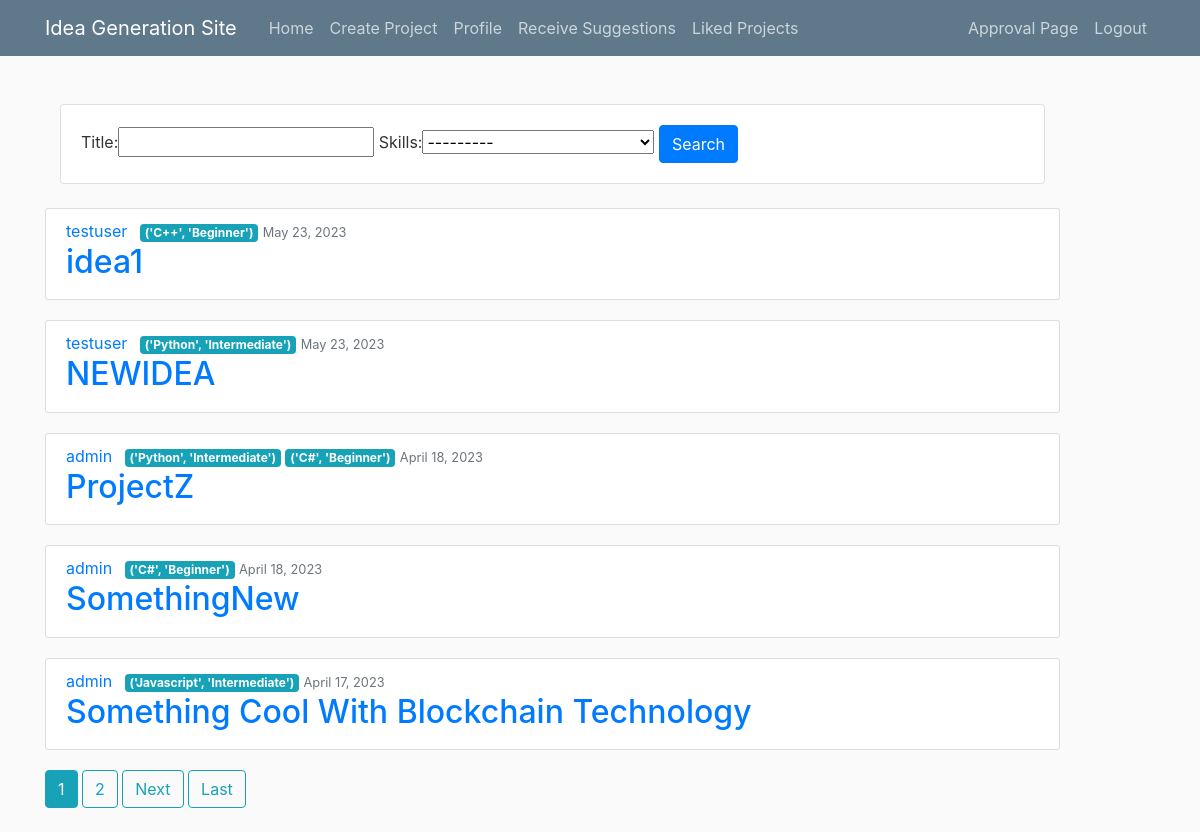
The app's page / (signed in) with its own data.
### users/models.py (models this page shows, shortened)
class Project(models.Model):
    title = models.CharField(max_length=100, verbose_name='Title')
    description = models.TextField(blank=True, verbose_name='Description')
    skills = models.ManyToManyField('Skill')
    date_posted = models.DateTimeField(default=timezone.now)
    author = models.ForeignKey(User, on_delete=models.CASCADE)
    likes = models.PositiveIntegerField(default=0)
    approved = models.BooleanField(default=False)  # New field for project approval

class Skill(models.Model):
    name = models.CharField(max_length=30, unique=False, verbose_name="Name of subject", default="name")     # Python, Django, etc
    expertise = models.CharField(max_length=30, unique=False, verbose_name="Skill level", default="Intermediate")     # Beginner, Intermediate, Skilled
    def __str__(self):
        return f'{self.name, self.expertise}'

### main/views.py (the view)
# urls.py: path('', ProjectListView.as_view(), name='home'),
class ProjectListView(FilterView):
    model = Project
    template_name = 'main/home.html'
    context_object_name = 'posts'
    ordering = ['-date_posted']
    paginate_by = 5
    filterset_class = ProjectFilter
    def get_queryset(self):
        queryset = super().get_queryset()
        filtered_queryset = self.filterset_class(self.request.GET, queryset=queryset).qs
        approved_queryset = filtered_queryset.filter(approved=True)
        if len(approved_queryset) == 0:
            messages.warning(self.request, "No approved projects found.")
        return approved_queryset

### main/templates/main/home.html (shortened to what this page needs)
{% extends "main/base.html" %}
{% block content %}
<br>
<div class="col">
    <div class="card card-body">
        <form method="get">
        {{ view.filterset.form }}
        <button class="btn btn-primary" type="submit">Search</button>
        </form>
    </div>
</div>
<br>
    {% for post in posts %}
        <article class="media content-section">
          <div class="media-body">
            <div class="article-metadata">
              <a class="mr-2" href="#">{{ post.author }}</a>
                {% for skill in post.skills.all %}
                <span class="badge badge-info">{{ skill }}</span>
                {% endfor %}
              <small class="text-muted">{{ post.date_posted|date:"F d, Y" }}</small>
            </div>
            <h2><a class="article-title" href="{% url 'post-detail' post.id %}">{{ post.title }}</a></h2>
          </div>
        </article>
    {% endfor %}
    {% if is_paginated %}
      {% for num in page_obj.paginator.page_range %}
        {% if page_obj.number == num %}
          <a class="btn btn-info mb-4" href="?page={{ num }}">{{ num }}</a>
        {% elif num > page_obj.number|add:'-3' and num < page_obj.number|add:'3' %}
          <a class="btn btn-outline-info mb-4" href="?page={{ num }}">{{ num }}</a>
        {% endif %}
      {% endfor %}
      {% if page_obj.has_next %}
        <a class="btn btn-outline-info mb-4" href="?page={{ page_obj.next_page_number }}">Next</a>
        <a class="btn btn-outline-info mb-4" href="?page={{ page_obj.paginator.num_pages }}">Last</a>
      {% endif %}
    {% endif %}
{% endblock content %}

### main/static/main/nav.css (style rules this page uses)
body { background: #fafafa; color: #333333; margin-top: 5rem; }
h1, h2, h3, h4, h5, h6 { color: #444444; }
.content-section { background: #ffffff; padding: 10px 20px; border: 1px solid #dddddd; border-radius: 3px; margin-bottom: 20px; }

### records on screen
Project: author "testuser", date_posted "May 23, 2023", title "idea1"
Skill: name+expertise "('C++', 'Beginner')"
Project: author "testuser", date_posted "May 23, 2023", title "NEWIDEA"
Skill: name+expertise "('Python', 'Intermediate')"
Project: author "admin", date_posted "April 18, 2023", title "ProjectZ"
Skill: name+expertise "('C#', 'Beginner')"
Project: author "admin", date_posted "April 18, 2023", title "SomethingNew"
Project: author "admin", date_posted "April 17, 2023", title "Something Cool With Blockchain Technology"
Skill: name+expertise "('Javascript', 'Intermediate')"

### other values on screen
{{ num }} "1"
{{ num }} "2"
